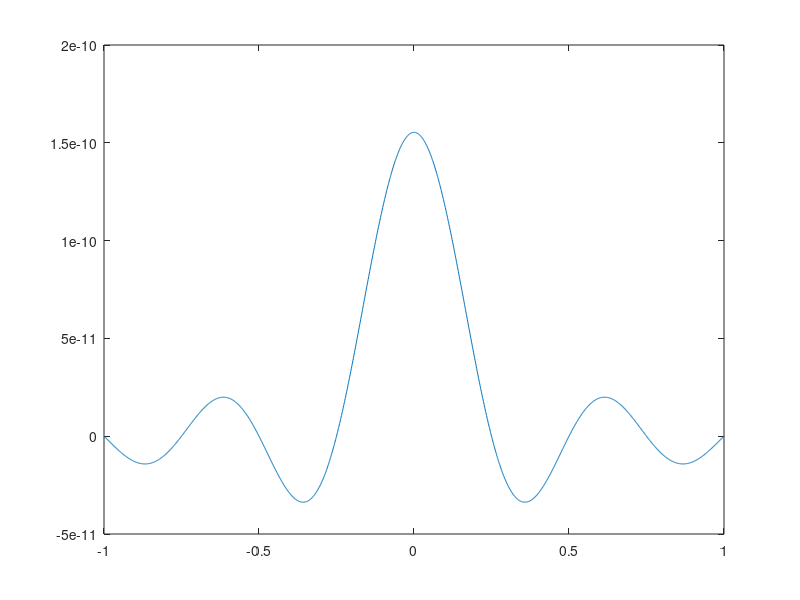

Recreate this plot in MATLAB. (Note: this script raises an error after producing the figure.)


t0 = [-1:.001:1];
x= [-5:.1:5];

% [msig,m]=sliceprofile(.05*sinc(1000*t-3), 0.1*ones(size(t)), t, 600, 100, x, 0);
%  [msig,m]=sliceprofile(rf,grad,t,T1,T2,pos,df)

t = [-1:.001:1];


TBW = 4;

rf = sinc(TBW*t);
rf_amp = deg2rad(90) / (42.58*10^6 * sum(rf));
rf = rf * rf_amp;

figure; plot(t,rf);

df = 0;
x= [-100:.1:100]*1e-3;
T1=1000;
T2=100;
grad_amp = 18.788 * 1e-3 * 1e4 * 1e-2;

t = [0:.001:2];

[msig,m] = sliceprofile(rf, grad_amp*ones(size(t)), t, T1, T2, x, df);

subplot(3,2,1);
plot(x,abs(msig));
xlabel('Position (mm)');
ylabel('Signal Magnitude');
grid on;
title('Magnitude Profile');

subplot(3,2,3);
plot(x,angle(msig));
xlabel('Position (mm)');
ylabel('Signal Phase (rad)');
grid on;
title('Phase Profile');

subplot(3,2,5);
plot(x,m(3,:));
xlabel('Position (mm)');
ylabel('Residual M_z');
grid on;
title('M_z Profile');

subplot(3,2,2);
plot(t,rf);
xlabel('Time (s)');
ylabel('RF (G)');
grid on;
title('RF vs Time');

subplot(3,2,4);
plot(t,grad);
xlabel('Time (s)');
ylabel('Gradient (G/cm)');
grid on;
title('Gradient vs Time');
